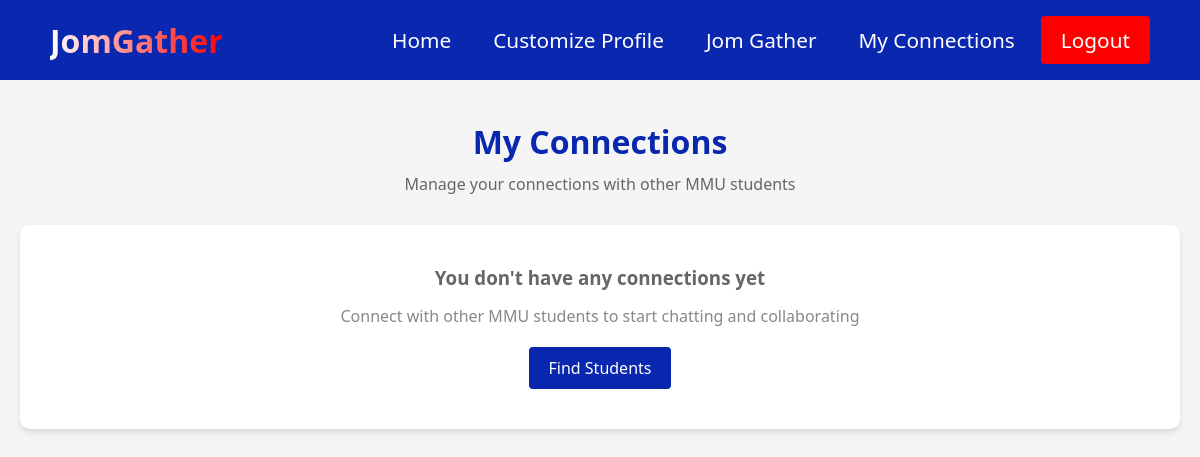
The page /connections (signed in) on the database as committed earlier.
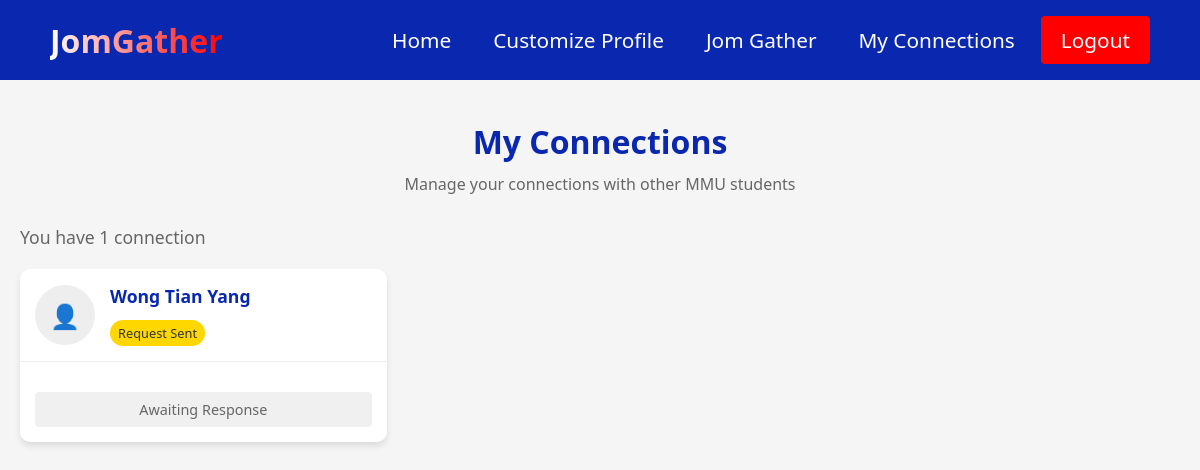
The same page on the database as committed later.
### models.py (models this page shows, shortened)
class Connection(db.Model):
    id = db.Column(db.Integer, primary_key=True)
    user_id = db.Column(db.Integer, db.ForeignKey('user.id'), nullable=False)
    connected_user_id = db.Column(db.Integer, db.ForeignKey('user.id'), nullable=False)
    status = db.Column(db.String(20), default='pending')  # pending, accepted, rejected
    created_at = db.Column(db.DateTime, default=datetime.utcnow)
    updated_at = db.Column(db.DateTime, default=datetime.utcnow, onupdate=datetime.utcnow)
    user = db.relationship('User', foreign_keys=[user_id], backref=db.backref('connections_made', lazy='dynamic'))
    connected_user = db.relationship('User', foreign_keys=[connected_user_id], backref=db.backref('connections_received', lazy='dynamic'))

class User(UserMixin, db.Model):
    id = db.Column(db.Integer, primary_key=True)
    student_id = db.Column(db.String(15), unique=True, nullable=False)
    username = db.Column(db.String(64), unique=True, nullable=False)
    email = db.Column(db.String(120), unique=True, nullable=False)
    password_hash = db.Column(db.String(128))
    created_at = db.Column(db.DateTime, default=datetime.utcnow)
    is_active = db.Column(db.Boolean, default=True)
    last_login = db.Column(db.DateTime)

### app.py (the view, shortened to what this page needs)
@app.route('/connections', endpoint='view_connections')
@login_required
def view_connections():
    connections_made = Connection.query.filter_by(user_id=current_user.id).all()
    connections_received = Connection.query.filter_by(connected_user_id=current_user.id).all()
    connected_users = []
    for conn in connections_made:
        user = User.query.get(conn.connected_user_id)
        if user:
            connected_users.append({
                'connection_id': conn.id,
                'user': user,
                'status': conn.status,
                'initiator': True,
                'created_at': conn.created_at
            })
    connected_users.sort(key=lambda x: x['created_at'], reverse=True)
    return render_template('connections.html', connections=connected_users)

### app.py (called while the page is built)
@login_manager.user_loader
def load_user(user_id):
    return User.query.get(int(user_id))

### templates/connections.html (shortened to what this page needs)
<!DOCTYPE html>
<html lang="en">
<head>
  <link rel="stylesheet" href="{{ url_for('static', filename='css/common.css') }}">
</head>
<body>
  <nav class="navbar">
    <div class="navbar__container">
      <a href="{{ url_for('index') }}" id="navbar__logo">JomGather</a>
      <ul class="navbar__menu">
        <li class="navbar__item">
          <a href="{{ url_for('index') }}" class="navbar__links">Home</a>
        </li>
        <li class="navbar__item">
          <a href="{{ url_for('customise') }}" class="navbar__links">Customize Profile</a>
        </li>
        <li class="navbar__item">
          <a href="{{ url_for('jomgather') }}" class="navbar__links">Jom Gather</a>
        </li>
        <li class="navbar__item">
          <a href="{{ url_for('view_connections') }}" class="navbar__links">My Connections</a>
        </li>
        <li class="navbar__btn">
          <a href="{{ url_for('logout') }}" class="button">Logout</a>
        </li>
      </ul>
    </div>
  </nav>
  <div class="container">
    <div class="page-header">
      <h1>My Connections</h1>
      <p>Manage your connections with other MMU students</p>
    </div>
    {% if connections %}
      <div class="connections-count">
        You have {{ connections|length }} connection{% if connections|length != 1 %}s{% endif %}
      </div>
      <div class="connections-wrapper">
        {% for connection in connections %}
          <div class="connection-card">
            <div class="connection-header">
              <div class="connection-avatar">
                {% if connection.user.customisation and connection.user.customisation.profile_picture %}
                  <img src="{{ url_for('static', filename='uploads/' + connection.user.customisation.profile_picture) }}" alt="{{ connection.user.username }}">
                {% else %}
                  <div style="font-size: 1.5rem;">👤</div>
                {% endif %}
              </div>
              <div class="connection-user-info">
                <div class="connection-username">{{ connection.user.username }}</div>
                <div class="connection-status status-{{ connection.status }}">
                  {% if connection.status == 'pending' %}
                    {% if connection.initiator %}
                      Request Sent
                    {% else %}
                      Request Received
                    {% endif %}
                  {% else %}
                    {{ connection.status|capitalize }}
                  {% endif %}
                </div>
              </div>
            </div>
            <div class="connection-body">
              <div class="connection-actions">
                {% if connection.status == 'accepted' %}
                  <a href="{{ url_for('chat', user_id=connection.user.id) }}" class="connection-btn chat-btn">Chat</a>
                {% elif connection.status == 'pending' and connection.initiator %}
                  <div class="connection-btn" style="background-color: #f0f0f0; color: #666;">Awaiting Response</div>
                {% endif %}
              </div>
            </div>
          </div>
        {% endfor %}
      </div>
    {% else %}
      <div class="no-connections">
        <h3>You don't have any connections yet</h3>
        <p>Connect with other MMU students to start chatting and collaborating</p>
        <a href="{{ url_for('jomgather') }}" class="find-students-btn">Find Students</a>
      </div>
    {% endif %}
  </div>
</body>
</html>

### static/css/common.css (style rules this page uses)
.navbar { background-color: #15259e; height: 80px; display: flex; justify-content: center; align-items: center; font-size: 1.2rem; position: sticky; top: 0; z-index: 999; }
.navbar__container { display: flex; justify-content: space-between; height: 80px; z-index: 1; width: 100%; max-width: 1300px; margin: 0 auto; padding: 0 50px; }
#navbar__logo { background-color: #fff; background-image: linear-gradient(to right, #fff 0%, #ff0000 100%); background-size: 100%; -webkit-background-clip: text; -moz-background-clip: text; -webkit-text-fill-color: transparent; -moz-text-fill-color: transparent; display: flex; align-items: center; cursor: pointer; text-decoration: none; font-size: 2rem; font-weight: bold; }
.navbar__menu { display: flex; align-items: center; list-style: none; gap: 10px; }
.navbar__item { height: 80px; }
.navbar__links { color: #fff; display: flex; align-items: center; justify-content: center; text-decoration: none; padding: 0 1.5rem; height: 100%; transition: all 0.3s ease; font-size: 1.3rem; font-weight: 500; }
.button { display: flex; justify-content: center; align-items: center; text-decoration: none; padding: 10px 25px; height: 100%; width: 100%; border: none; outline: none; border-radius: 6px; background: #ff0000; color: #fff; transition: all 0.3s ease; font-size: 1.3rem; font-weight: 500; }

### templates/connections.html (style rules this page uses)
* { margin: 0; padding: 0; box-sizing: border-box; font-family: 'Segoe UI', Tahoma, Geneva, Verdana, sans-serif; }
body { background-color: #f5f5f5; color: #333; }
.navbar { background-color: #0927af; height: 80px; display: flex; justify-content: center; align-items: center; position: sticky; top: 0; z-index: 999; }
.navbar__container { display: flex; justify-content: space-between; align-items: center; width: 100%; max-width: 1300px; padding: 0 50px; }
#navbar__logo { color: #ffffff; display: flex; align-items: center; cursor: pointer; text-decoration: none; font-size: 2rem; font-weight: bold; }
.navbar__menu { display: flex; align-items: center; list-style: none; }
.navbar__item { height: 80px; display: flex; align-items: center; }
.navbar__links { color: #fff; display: flex; align-items: center; justify-content: center; text-decoration: none; padding: 0 1rem; height: 100%; transition: all 0.3s ease; }
.button { display: flex; justify-content: center; align-items: center; text-decoration: none; padding: 10px 20px; height: 100%; width: 100%; border: none; outline: none; border-radius: 4px; background: #ff0000; color: #fff; transition: all 0.3s ease; }
.container { max-width: 1200px; margin: 40px auto; padding: 0 20px; }
.page-header { text-align: center; margin-bottom: 30px; }
.page-header h1 { color: #0927af; font-size: 2rem; margin-bottom: 10px; }
.page-header p { color: #666; }
.connections-wrapper { display: grid; grid-template-columns: 1fr; gap: 30px; }
@media (min-width: 768px) { .connections-wrapper { grid-template-columns: repeat(auto-fill, minmax(350px, 1fr)); } }
.connection-card { background: white; border-radius: 10px; box-shadow: 0 4px 6px rgba(0, 0, 0, 0.1); overflow: hidden; transition: transform 0.3s ease; }
.connection-header { display: flex; align-items: center; padding: 15px; border-bottom: 1px solid #eee; }
.connection-avatar { width: 60px; height: 60px; border-radius: 50%; background-color: #eee; margin-right: 15px; display: flex; align-items: center; justify-content: center; overflow: hidden; }
.connection-user-info { flex: 1; }
.connection-username { font-weight: bold; font-size: 1.1rem; color: #0927af; margin-bottom: 4px; }
.connection-status { font-size: 0.8rem; padding: 4px 8px; border-radius: 20px; display: inline-block; margin-top: 8px; }
.status-pending { background-color: #ffd700; color: #333; }
.connection-body { padding: 15px; }
.connection-actions { margin-top: 15px; display: flex; gap: 10px; }
.connection-btn { padding: 8px 16px; border-radius: 4px; border: none; cursor: pointer; font-size: 0.9rem; flex: 1; text-align: center; text-decoration: none; display: inline-block; }
.connections-count { font-size: 1.1rem; color: #666; margin-bottom: 20px; }

Rows that differ between the two databases and show on the page:
added Connection: user.username "Wong Tian Yang", status "Request Sent"
Other text that changed with them:
{{ connections|length }}: (not shown) → "1"
text no longer shown: "You don't have any connections yet Connect with other MMU students to start chatting and collaborating Find Students"
text now shown: "You have connection"
